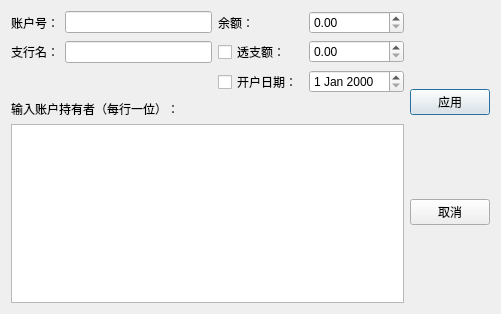
<?xml version="1.0" encoding="UTF-8"?>
<ui version="4.0">
 <class>LoginDialog</class>
 <widget class="QDialog" name="LoginDialog">
  <property name="geometry">
   <rect>
    <x>0</x>
    <y>0</y>
    <width>501</width>
    <height>314</height>
   </rect>
  </property>
  <property name="sizePolicy">
   <sizepolicy hsizetype="Fixed" vsizetype="Fixed">
    <horstretch>0</horstretch>
    <verstretch>0</verstretch>
   </sizepolicy>
  </property>
  <property name="windowTitle">
   <string>输入</string>
  </property>
  <layout class="QGridLayout" name="gridLayout">
   <item row="5" column="3">
    <layout class="QVBoxLayout" name="verticalLayout_2">
     <item>
      <layout class="QGridLayout" name="gridLayout_2">
       <item row="1" column="0">
        <widget class="QLabel" name="label_6">
         <property name="text">
          <string>支行名：</string>
         </property>
        </widget>
       </item>
       <item row="0" column="0">
        <widget class="QLabel" name="label_8">
         <property name="text">
          <string>账户号：</string>
         </property>
        </widget>
       </item>
       <item row="0" column="1">
        <widget class="QLineEdit" name="Account_ID"/>
       </item>
       <item row="3" column="3">
        <widget class="QDateEdit" name="Opening_Date"/>
       </item>
       <item row="1" column="1">
        <widget class="QLineEdit" name="Bank_Name"/>
       </item>
       <item row="1" column="3">
        <widget class="QDoubleSpinBox" name="Overdraft">
         <property name="maximum">
          <double>999999999999.000000000000000</double>
         </property>
        </widget>
       </item>
       <item row="0" column="3">
        <widget class="QDoubleSpinBox" name="Balance">
         <property name="maximum">
          <double>999999999999.000000000000000</double>
         </property>
        </widget>
       </item>
       <item row="1" column="2">
        <widget class="QCheckBox" name="nOverdraft">
         <property name="text">
          <string>透支额：</string>
         </property>
        </widget>
       </item>
       <item row="3" column="2">
        <widget class="QCheckBox" name="nOpening_Date">
         <property name="text">
          <string>开户日期：</string>
         </property>
        </widget>
       </item>
       <item row="0" column="2">
        <widget class="QLabel" name="label_2">
         <property name="text">
          <string>余额：</string>
         </property>
        </widget>
       </item>
      </layout>
     </item>
     <item>
      <widget class="QLabel" name="label">
       <property name="text">
        <string>输入账户持有者（每行一位）：</string>
       </property>
      </widget>
     </item>
     <item>
      <widget class="QTextEdit" name="Owners"/>
     </item>
    </layout>
   </item>
   <item row="5" column="4">
    <layout class="QVBoxLayout" name="verticalLayout">
     <item>
      <widget class="QPushButton" name="OB">
       <property name="text">
        <string>应用</string>
       </property>
      </widget>
     </item>
     <item>
      <widget class="QPushButton" name="EB">
       <property name="text">
        <string>取消</string>
       </property>
      </widget>
     </item>
    </layout>
   </item>
  </layout>
 </widget>
 <resources/>
 <connections/>
</ui>
